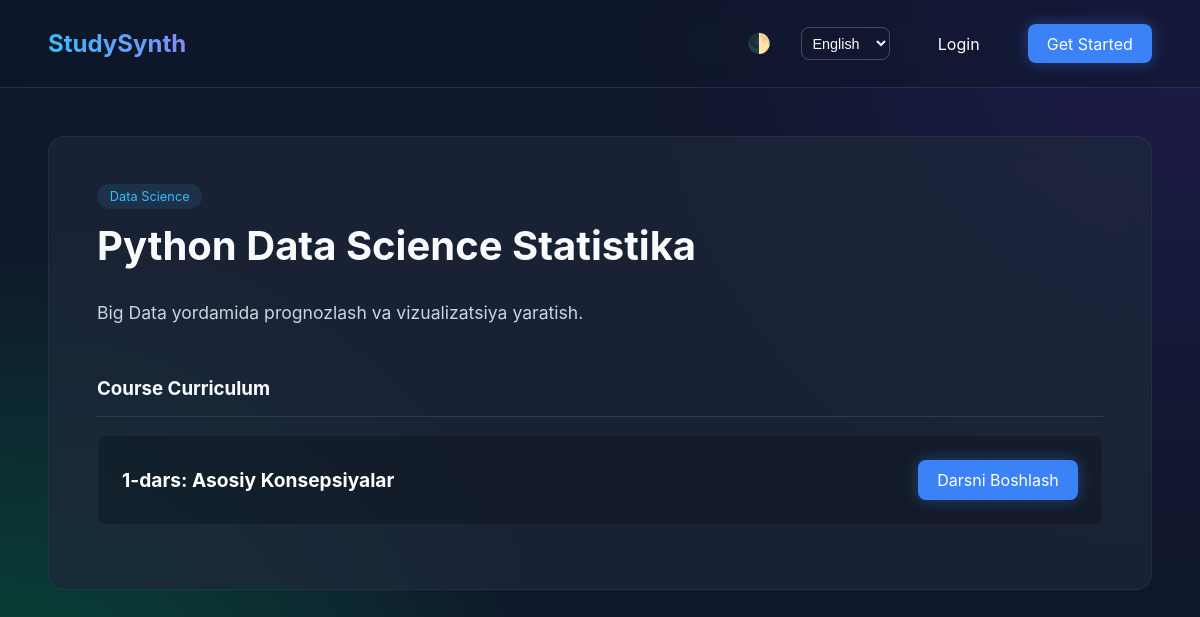
The page /course/8/ on the database its author committed.
### apps/courses/models.py (models this page shows, shortened)
class Course(models.Model):
    title = models.CharField(max_length=255)
    description = models.TextField()
    category = models.ForeignKey(Category, on_delete=models.SET_NULL, null=True, blank=True, related_name='courses')
    legacy_category = models.CharField(max_length=100, blank=True, null=True, help_text="Old flat category")
    video_url = models.URLField(max_length=500, blank=True, null=True, help_text="Tashqi havola (YouTube / Vimeo)")
    video_file = models.FileField(upload_to="videos/courses/", blank=True, null=True, help_text="Kompyuterdan MP4 video yuklash")
    created_at = models.DateTimeField(auto_now_add=True)
    updated_at = models.DateTimeField(auto_now=True)
    class Meta:
        ordering = ['-created_at']

class Category(models.Model):
    field = models.ForeignKey(Field, on_delete=models.CASCADE, related_name='categories')
    name = models.CharField(max_length=100, help_text="e.g. Frontend, Backend")
    slug = models.SlugField(max_length=100, unique=True)

class Lesson(models.Model):
    course = models.ForeignKey(Course, on_delete=models.CASCADE, related_name='lessons')
    title = models.CharField(max_length=255)
    video_url = models.URLField(max_length=500, blank=True, null=True, help_text="Tashqi havola")
    video_file = models.FileField(upload_to="videos/lessons/", blank=True, null=True, help_text="Kompyuterdan MP4 video yuklash")
    order = models.PositiveIntegerField(default=1)
    transcript = models.TextField(blank=True, null=True, help_text="Used for AI test generation")
    class Meta:
        ordering = ['order']

### apps/courses/ui_views.py (the view)
# urls.py: path('course/<int:pk>/', CourseDetailView.as_view(), name='course-detail'),
class CourseDetailView(DetailView):
    model = Course
    template_name = 'courses/detail.html'
    context_object_name = 'course'

### templates/courses/detail.html (shortened to what this page needs)
{% extends 'base.html' %}
{% block content %}
<div class="detail-card">
    <span class="badge category-badge">{{ course.category.name|default:"General" }}</span>
    <h1 style="font-size: 2.5rem; margin-top: 1rem;">{{ course.title }}</h1>
    <p style="color: #cbd5e1; font-size: 1.1rem; line-height: 1.8; max-width: 800px;">{{ course.description }}</p>
    <h3 style="margin-top: 3rem; border-bottom: 1px solid rgba(255,255,255,0.1); padding-bottom: 1rem;">Course
        Curriculum</h3>
    <ul style="list-style: none; padding: 0;">
        {% for lesson in course.lessons.all %}
        <li class="lesson-item">
            <div>
                <h4 style="margin: 0; font-size: 1.2rem; color:white;">{{ lesson.title }}</h4>
            </div>
            <a href="{% url 'lesson-detail' lesson.id %}" class="btn-primary">Darsni Boshlash</a>
        </li>
        {% empty %}
        <p style="color: #94a3b8;">Darslar ro'yxati hozircha bo'sh...</p>
        {% endfor %}
    </ul>
</div>
{% endblock %}

### templates/base.html (style rules this page uses)
:root { --bg-color: #0f172a; --text-color: #f8fafc; --accent-primary: #3b82f6; --accent-glow: rgba(59, 130, 246, 0.4); --card-bg: rgba(30, 41, 59, 0.7); }
body { margin: 0; padding: 0; background-color: var(--bg-color); color: var(--text-color); font-family: 'Inter', system-ui, sans-serif; background-image: radial-gradient(circle at top right, #1e1b4b, transparent 40%), radial-gradient(circle at bottom left, #064e3b, transparent 40%); min-height: 100vh; display: flex; flex-direction: column; }
.btn-primary { background: var(--accent-primary); color: white; border: none; padding: 0.6rem 1.2rem; border-radius: 8px; cursor: pointer; text-decoration: none; box-shadow: 0 0 15px var(--accent-glow); transition: all 0.3s ease; display: inline-block; }

### templates/courses/detail.html (style rules this page uses)
.category-badge { background: rgba(56, 189, 248, 0.1); color: #38bdf8; padding: 0.3rem 0.8rem; border-radius: 20px; font-size: 0.8rem; }
.detail-card { background: var(--card-bg); border-radius: 16px; padding: 3rem; border: 1px solid rgba(255, 255, 255, 0.05); backdrop-filter: blur(12px); }
.lesson-item { margin: 1rem 0; padding: 1.5rem; background: rgba(0, 0, 0, 0.2); border-radius: 8px; display: flex; justify-content: space-between; align-items: center; border: 1px solid rgba(255, 255, 255, 0.05); }

### rows shown on the page
Course: category.name "Data Science", title "Python Data Science Statistika", description "Big Data yordamida prognozlash va vizualizatsiya yaratish."
Lesson: title "1-dars: Asosiy Konsepsiyalar"

### other values the page prints
form field language "English"
